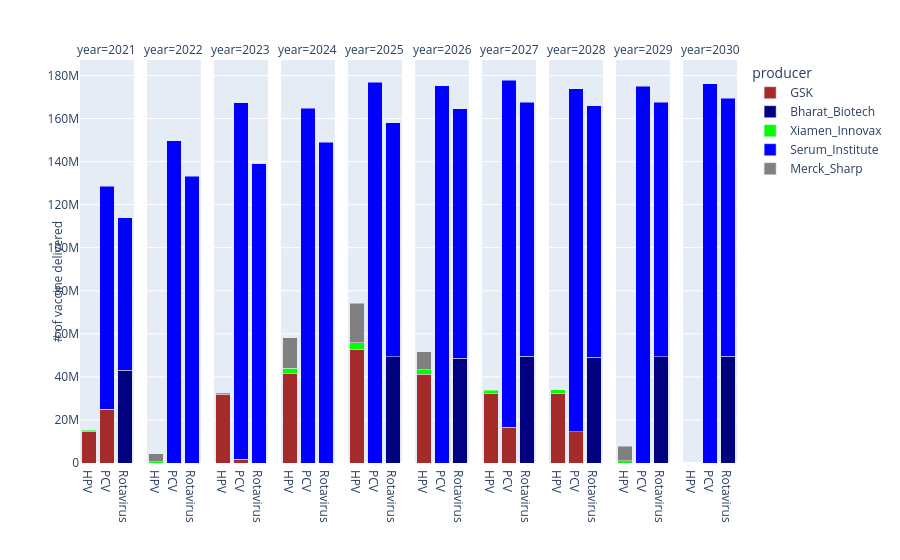

Notebook source saved alongside this figure:
### Code cell
import plotly.express as px
import pandas as pd
import plotly.graph_objects as go

with open('C:/Users/fthcn/Desktop/Vaccine_Tender_Scheduling_Problem/Julia_Files/Github/Results/X_results_'+demand_status+'_'+supply_status+'_'+price_status+'.json') as json_file:
    X_results = json.load(json_file)

print(X_results)

group = ["HPV", "Rotavirus", "PCV"]

output = pd.DataFrame()
for v in group:
    if v in X_results:
        #print(v)
        for p in P_v[v]:
            #print(p)
            for t in T:
                if str(t) in X_results[v][p]:
                    if X_results[v][p][str(t)] >= 1:
                        X_results[v][p][str(t)] = round(X_results[v][p][str(t)])
                        df_dictionary = pd.DataFrame([dict(year=str(2020+t), var=X_results[v][p][str(t)], vaccine=v, producer=p)])
                        output = pd.concat([output, df_dictionary], ignore_index=True)
output.sort_values(['year'],ascending=[True],inplace=True)
fig = px.bar(output, x="vaccine", y="var", facet_col="year", color="producer",
             color_discrete_map=producer_color_map)

fig.for_each_xaxis(lambda x: x.update(title = ''))
fig.for_each_yaxis(lambda y: y.update(title = ''))
# and:
fig.add_annotation(x=-0.05,y=0.45, showarrow=False,
                   text="# of vaccine delivered", textangle=-90,
                    xref="paper", yref="paper")
fig.add_annotation(x=0.5,y=-0.30, showarrow=False,
                   text="Vaccines", textangle=0,
                    xref="paper", yref="paper")
fig.update_layout(barmode='stack', xaxis={'categoryorder':'category ascending'})
fig.show()

### Figure 1 — Plotly figure (JSON) as saved in the notebook; plotly's stock layout.template omitted (floating-point values rounded to 4 significant figures)
{"data": [{"alignmentgroup": "True", "hovertemplate": "producer=GSK<br>year=2021<br>vaccine=%{x}<br>var=%{y}<extra></extra>", "legendgroup": "GSK", "marker": {"color": "brown", "pattern": {"shape": ""}}, "name": "GSK", "offsetgroup": "GSK", "orientation": "v", "showlegend": true, "textposition": "auto", "type": "bar", "x": ["HPV", "PCV"], "xaxis": "x", "y": [14600000, 25058044], "yaxis": "y"}, {"alignmentgroup": "True", "hovertemplate": "producer=GSK<br>year=2023<br>vaccine=%{x}<br>var=%{y}<extra></extra>", "legendgroup": "GSK", "marker": {"color": "brown", "pattern": {"shape": ""}}, "name": "GSK", "offsetgroup": "GSK", "orientation": "v", "showlegend": false, "textposition": "auto", "type": "bar", "x": ["PCV", "HPV"], "xaxis": "x3", "y": [1693426, 31880000], "yaxis": "y3"}, {"alignmentgroup": "True", "hovertemplate": "producer=GSK<br>year=2024<br>vaccine=%{x}<br>var=%{y}<extra></extra>", "legendgroup": "GSK", "marker": {"color": "brown", "pattern": {"shape": ""}}, "name": "GSK", "offsetgroup": "GSK", "orientation": "v", "showlegend": false, "textposition": "auto", "type": "bar", "x": ["HPV"], "xaxis": "x4", "y": [41560000], "yaxis": "y4"}, {"alignmentgroup": "True", "hovertemplate": "producer=GSK<br>year=2025<br>vaccine=%{x}<br>var=%{y}<extra></extra>", "legendgroup": "GSK", "marker": {"color": "brown", "pattern": {"shape": ""}}, "name": "GSK", "offsetgroup": "GSK", "orientation": "v", "showlegend": false, "textposition": "auto", "type": "bar", "x": ["HPV"], "xaxis": "x5", "y": [52920000], "yaxis": "y5"}, {"alignmentgroup": "True", "hovertemplate": "producer=GSK<br>year=2026<br>vaccine=%{x}<br>var=%{y}<extra></extra>", "legendgroup": "GSK", "marker": {"color": "brown", "pattern": {"shape": ""}}, "name": "GSK", "offsetgroup": "GSK", "orientation": "v", "showlegend": false, "textposition": "auto", "type": "bar", "x": ["HPV"], "xaxis": "x6", "y": [41262342], "yaxis": "y6"}, {"alignmentgroup": "True", "hovertemplate": "producer=GSK<br>year=2027<br>vaccine=%{x}<br>var=%{y}<extra></extra>", "legendgroup": "GSK", "marker": {"color": "brown", "pattern": {"shape": ""}}, "name": "GSK", "offsetgroup": "GSK", "orientation": "v", "showlegend": false, "textposition": "auto", "type": "bar", "x": ["PCV", "HPV"], "xaxis": "x7", "y": [16663992, 32320000], "yaxis": "y7"}, {"alignmentgroup": "True", "hovertemplate": "producer=GSK<br>year=2028<br>vaccine=%{x}<br>var=%{y}<extra></extra>", "legendgroup": "GSK", "marker": {"color": "brown", "pattern": {"shape": ""}}, "name": "GSK", "offsetgroup": "GSK", "orientation": "v", "showlegend": false, "textposition": "auto", "type": "bar", "x": ["HPV", "PCV"], "xaxis": "x8", "y": [32480000, 14567824], "yaxis": "y8"}, {"alignmentgroup": "True", "hovertemplate": "producer=Bharat_Biotech<br>year=2021<br>vaccine=%{x}<br>var=%{y}<extra></extra>", "legendgroup": "Bharat_Biotech", "marker": {"color": "navy", "pattern": {"shape": ""}}, "name": "Bharat_Biotech", "offsetgroup": "Bharat_Biotech", "orientation": "v", "showlegend": true, "textposition": "auto", "type": "bar", "x": ["Rotavirus"], "xaxis": "x", "y": [43200000], "yaxis": "y"}, {"alignmentgroup": "True", "hovertemplate": "producer=Bharat_Biotech<br>year=2025<br>vaccine=%{x}<br>var=%{y}<extra></extra>", "legendgroup": "Bharat_Biotech", "marker": {"color": "navy", "pattern": {"shape": ""}}, "name": "Bharat_Biotech", "offsetgroup": "Bharat_Biotech", "orientation": "v", "showlegend": false, "textposition": "auto", "type": "bar", "x": ["Rotavirus"], "xaxis": "x5", "y": [49320000], "yaxis": "y5"}, {"alignmentgroup": "True", "hovertemplate": "producer=Bharat_Biotech<br>year=2026<br>vaccine=%{x}<br>var=%{y}<extra></extra>", "legendgroup": "Bharat_Biotech", "marker": {"color": "navy", "pattern": {"shape": ""}}, "name": "Bharat_Biotech", "offsetgroup": "Bharat_Biotech", "orientation": "v", "showlegend": false, "textposition": "auto", "type": "bar", "x": ["Rotavirus"], "xaxis": "x6", "y": [48600000], "yaxis": "y6"}, {"alignmentgroup": "True", "hovertemplate": "producer=Bharat_Biotech<br>year=2027<br>vaccine=%{x}<br>var=%{y}<extra></extra>", "legendgroup": "Bharat_Biotech", "marker": {"color": "navy", "pattern": {"shape": ""}}, "name": "Bharat_Biotech", "offsetgroup": "Bharat_Biotech", "orientation": "v", "showlegend": false, "textposition": "auto", "type": "bar", "x": ["Rotavirus"], "xaxis": "x7", "y": [49560000], "yaxis": "y7"}, {"alignmentgroup": "True", "hovertemplate": "producer=Bharat_Biotech<br>year=2028<br>vaccine=%{x}<br>var=%{y}<extra></extra>", "legendgroup": "Bharat_Biotech", "marker": {"color": "navy", "pattern": {"shape": ""}}, "name": "Bharat_Biotech", "offsetgroup": "Bharat_Biotech", "orientation": "v", "showlegend": false, "textposition": "auto", "type": "bar", "x": ["Rotavirus"], "xaxis": "x8", "y": [49080000], "yaxis": "y8"}, {"alignmentgroup": "True", "hovertemplate": "producer=Bharat_Biotech<br>year=2029<br>vaccine=%{x}<br>var=%{y}<extra></extra>", "legendgroup": "Bharat_Biotech", "marker": {"color": "navy", "pattern": {"shape": ""}}, "name": "Bharat_Biotech", "offsetgroup": "Bharat_Biotech", "orientation": "v", "showlegend": false, "textposition": "auto", "type": "bar", "x": ["Rotavirus"], "xaxis": "x9", "y": [49440000], "yaxis": "y9"}, {"alignmentgroup": "True", "hovertemplate": "producer=Bharat_Biotech<br>year=2030<br>vaccine=%{x}<br>var=%{y}<extra></extra>", "legendgroup": "Bharat_Biotech", "marker": {"color": "navy", "pattern": {"shape": ""}}, "name": "Bharat_Biotech", "offsetgroup": "Bharat_Biotech", "orientation": "v", "showlegend": false, "textposition": "auto", "type": "bar", "x": ["Rotavirus"], "xaxis": "x10", "y": [49560000], "yaxis": "y10"}, {"alignmentgroup": "True", "hovertemplate": "producer=Xiamen_Innovax<br>year=2021<br>vaccine=%{x}<br>var=%{y}<extra></extra>", "legendgroup": "Xiamen_Innovax", "marker": {"color": "lime", "pattern": {"shape": ""}}, "name": "Xiamen_Innovax", "offsetgroup": "Xiamen_Innovax", "orientation": "v", "showlegend": true, "textposition": "auto", "type": "bar", "x": ["HPV"], "xaxis": "x", "y": [600000], "yaxis": "y"}, {"alignmentgroup": "True", "hovertemplate": "producer=Xiamen_Innovax<br>year=2022<br>vaccine=%{x}<br>var=%{y}<extra></extra>", "legendgroup": "Xiamen_Innovax", "marker": {"color": "lime", "pattern": {"shape": ""}}, "name": "Xiamen_Innovax", "offsetgroup": "Xiamen_Innovax", "orientation": "v", "showlegend": false, "textposition": "auto", "type": "bar", "x": ["HPV"], "xaxis": "x2", "y": [600000], "yaxis": "y2"}, {"alignmentgroup": "True", "hovertemplate": "producer=Xiamen_Innovax<br>year=2023<br>vaccine=%{x}<br>var=%{y}<extra></extra>", "legendgroup": "Xiamen_Innovax", "marker": {"color": "lime", "pattern": {"shape": ""}}, "name": "Xiamen_Innovax", "offsetgroup": "Xiamen_Innovax", "orientation": "v", "showlegend": false, "textposition": "auto", "type": "bar", "x": ["HPV"], "xaxis": "x3", "y": [840000], "yaxis": "y3"}, {"alignmentgroup": "True", "hovertemplate": "producer=Xiamen_Innovax<br>year=2024<br>vaccine=%{x}<br>var=%{y}<extra></extra>", "legendgroup": "Xiamen_Innovax", "marker": {"color": "lime", "pattern": {"shape": ""}}, "name": "Xiamen_Innovax", "offsetgroup": "Xiamen_Innovax", "orientation": "v", "showlegend": false, "textposition": "auto", "type": "bar", "x": ["HPV"], "xaxis": "x4", "y": [2400000], "yaxis": "y4"}, {"alignmentgroup": "True", "hovertemplate": "producer=Xiamen_Innovax<br>year=2025<br>vaccine=%{x}<br>var=%{y}<extra></extra>", "legendgroup": "Xiamen_Innovax", "marker": {"color": "lime", "pattern": {"shape": ""}}, "name": "Xiamen_Innovax", "offsetgroup": "Xiamen_Innovax", "orientation": "v", "showlegend": false, "textposition": "auto", "type": "bar", "x": ["HPV"], "xaxis": "x5", "y": [3000000], "yaxis": "y5"}, {"alignmentgroup": "True", "hovertemplate": "producer=Xiamen_Innovax<br>year=2026<br>vaccine=%{x}<br>var=%{y}<extra></extra>", "legendgroup": "Xiamen_Innovax", "marker": {"color": "lime", "pattern": {"shape": ""}}, "name": "Xiamen_Innovax", "offsetgroup": "Xiamen_Innovax", "orientation": "v", "showlegend": false, "textposition": "auto", "type": "bar", "x": ["HPV"], "xaxis": "x6", "y": [2160000], "yaxis": "y6"}, {"alignmentgroup": "True", "hovertemplate": "producer=Xiamen_Innovax<br>year=2027<br>vaccine=%{x}<br>var=%{y}<extra></extra>", "legendgroup": "Xiamen_Innovax", "marker": {"color": "lime", "pattern": {"shape": ""}}, "name": "Xiamen_Innovax", "offsetgroup": "Xiamen_Innovax", "orientation": "v", "showlegend": false, "textposition": "auto", "type": "bar", "x": ["HPV"], "xaxis": "x7", "y": [1440000], "yaxis": "y7"}, {"alignmentgroup": "True", "hovertemplate": "producer=Xiamen_Innovax<br>year=2028<br>vaccine=%{x}<br>var=%{y}<extra></extra>", "legendgroup": "Xiamen_Innovax", "marker": {"color": "lime", "pattern": {"shape": ""}}, "name": "Xiamen_Innovax", "offsetgroup": "Xiamen_Innovax", "orientation": "v", "showlegend": false, "textposition": "auto", "type": "bar", "x": ["HPV"], "xaxis": "x8", "y": [1440000], "yaxis": "y8"}, {"alignmentgroup": "True", "hovertemplate": "producer=Xiamen_Innovax<br>year=2029<br>vaccine=%{x}<br>var=%{y}<extra></extra>", "legendgroup": "Xiamen_Innovax", "marker": {"color": "lime", "pattern": {"shape": ""}}, "name": "Xiamen_Innovax", "offsetgroup": "Xiamen_Innovax", "orientation": "v", "showlegend": false, "textposition": "auto", "type": "bar", "x": ["HPV"], "xaxis": "x9", "y": [1080000], "yaxis": "y9"}, {"alignmentgroup": "True", "hovertemplate": "producer=Serum_Institute<br>year=2021<br>vaccine=%{x}<br>var=%{y}<extra></extra>", "legendgroup": "Serum_Institute", "marker": {"color": "blue", "pattern": {"shape": ""}}, "name": "Serum_Institute", "offsetgroup": "Serum_Institute", "orientation": "v", "showlegend": true, "textposition": "auto", "type": "bar", "x": ["PCV", "Rotavirus"], "xaxis": "x", "y": [103581956, 70800000], "yaxis": "y"}, {"alignmentgroup": "True", "hovertemplate": "producer=Serum_Institute<br>year=2022<br>vaccine=%{x}<br>var=%{y}<extra></extra>", "legendgroup": "Serum_Institute", "marker": {"color": "blue", "pattern": {"shape": ""}}, "name": "Serum_Institute", "offsetgroup": "Serum_Institute", "orientation": "v", "showlegend": false, "textposition": "auto", "type": "bar", "x": ["Rotavirus", "PCV"], "xaxis": "x2", "y": [133120000, 149600000], "yaxis": "y2"}, {"alignmentgroup": "True", "hovertemplate": "producer=Serum_Institute<br>year=2023<br>vaccine=%{x}<br>var=%{y}<extra></extra>", "legendgroup": "Serum_Institute", "marker": {"color": "blue", "pattern": {"shape": ""}}, "name": "Serum_Institute", "offsetgroup": "Serum_Institute", "orientation": "v", "showlegend": false, "textposition": "auto", "type": "bar", "x": ["PCV", "Rotavirus"], "xaxis": "x3", "y": [165666574, 139040000], "yaxis": "y3"}, {"alignmentgroup": "True", "hovertemplate": "producer=Serum_Institute<br>year=2024<br>vaccine=%{x}<br>var=%{y}<extra></extra>", "legendgroup": "Serum_Institute", "marker": {"color": "blue", "pattern": {"shape": ""}}, "name": "Serum_Institute", "offsetgroup": "Serum_Institute", "orientation": "v", "showlegend": false, "textposition": "auto", "type": "bar", "x": ["PCV", "Rotavirus"], "xaxis": "x4", "y": [164720000, 149040000], "yaxis": "y4"}, {"alignmentgroup": "True", "hovertemplate": "producer=Serum_Institute<br>year=2025<br>vaccine=%{x}<br>var=%{y}<extra></extra>", "legendgroup": "Serum_Institute", "marker": {"color": "blue", "pattern": {"shape": ""}}, "name": "Serum_Institute", "offsetgroup": "Serum_Institute", "orientation": "v", "showlegend": false, "textposition": "auto", "type": "bar", "x": ["PCV", "Rotavirus"], "xaxis": "x5", "y": [176800000, 108840000], "yaxis": "y5"}, {"alignmentgroup": "True", "hovertemplate": "producer=Serum_Institute<br>year=2026<br>vaccine=%{x}<br>var=%{y}<extra></extra>", "legendgroup": "Serum_Institute", "marker": {"color": "blue", "pattern": {"shape": ""}}, "name": "Serum_Institute", "offsetgroup": "Serum_Institute", "orientation": "v", "showlegend": false, "textposition": "auto", "type": "bar", "x": ["PCV", "Rotavirus"], "xaxis": "x6", "y": [175280000, 115960000], "yaxis": "y6"}, {"alignmentgroup": "True", "hovertemplate": "producer=Serum_Institute<br>year=2027<br>vaccine=%{x}<br>var=%{y}<extra></extra>", "legendgroup": "Serum_Institute", "marker": {"color": "blue", "pattern": {"shape": ""}}, "name": "Serum_Institute", "offsetgroup": "Serum_Institute", "orientation": "v", "showlegend": false, "textposition": "auto", "type": "bar", "x": ["Rotavirus", "PCV"], "xaxis": "x7", "y": [118120000, 161176008], "yaxis": "y7"}, {"alignmentgroup": "True", "hovertemplate": "producer=Serum_Institute<br>year=2028<br>vaccine=%{x}<br>var=%{y}<extra></extra>", "legendgroup": "Serum_Institute", "marker": {"color": "blue", "pattern": {"shape": ""}}, "name": "Serum_Institute", "offsetgroup": "Serum_Institute", "orientation": "v", "showlegend": false, "textposition": "auto", "type": "bar", "x": ["PCV", "Rotavirus"], "xaxis": "x8", "y": [159272176, 116840000], "yaxis": "y8"}, {"alignmentgroup": "True", "hovertemplate": "producer=Serum_Institute<br>year=2029<br>vaccine=%{x}<br>var=%{y}<extra></extra>", "legendgroup": "Serum_Institute", "marker": {"color": "blue", "pattern": {"shape": ""}}, "name": "Serum_Institute", "offsetgroup": "Serum_Institute", "orientation": "v", "showlegend": false, "textposition": "auto", "type": "bar", "x": ["PCV", "Rotavirus"], "xaxis": "x9", "y": [175040000, 118240000], "yaxis": "y9"}, {"alignmentgroup": "True", "hovertemplate": "producer=Serum_Institute<br>year=2030<br>vaccine=%{x}<br>var=%{y}<extra></extra>", "legendgroup": "Serum_Institute", "marker": {"color": "blue", "pattern": {"shape": ""}}, "name": "Serum_Institute", "offsetgroup": "Serum_Institute", "orientation": "v", "showlegend": false, "textposition": "auto", "type": "bar", "x": ["Rotavirus", "PCV"], "xaxis": "x10", "y": [119880000, 176160000], "yaxis": "y10"}, {"alignmentgroup": "True", "hovertemplate": "producer=Merck_Sharp<br>year=2022<br>vaccine=%{x}<br>var=%{y}<extra></extra>", "legendgroup": "Merck_Sharp", "marker": {"color": "gray", "pattern": {"shape": ""}}, "name": "Merck_Sharp", "offsetgroup": "Merck_Sharp", "orientation": "v", "showlegend": true, "textposition": "auto", "type": "bar", "x": ["HPV"], "xaxis": "x2", "y": [3720000], "yaxis": "y2"}, {"alignmentgroup": "True", "hovertemplate": "producer=Merck_Sharp<br>year=2024<br>vaccine=%{x}<br>var=%{y}<extra></extra>", "legendgroup": "Merck_Sharp", "marker": {"color": "gray", "pattern": {"shape": ""}}, "name": "Merck_Sharp", "offsetgroup": "Merck_Sharp", "orientation": "v", "showlegend": false, "textposition": "auto", "type": "bar", "x": ["HPV"], "xaxis": "x4", "y": [14280000], "yaxis": "y4"}, {"alignmentgroup": "True", "hovertemplate": "producer=Merck_Sharp<br>year=2025<br>vaccine=%{x}<br>var=%{y}<extra></extra>", "legendgroup": "Merck_Sharp", "marker": {"color": "gray", "pattern": {"shape": ""}}, "name": "Merck_Sharp", "offsetgroup": "Merck_Sharp", "orientation": "v", "showlegend": false, "textposition": "auto", "type": "bar", "x": ["HPV"], "xaxis": "x5", "y": [18240000], "yaxis": "y5"}, {"alignmentgroup": "True", "hovertemplate": "producer=Merck_Sharp<br>year=2026<br>vaccine=%{x}<br>var=%{y}<extra></extra>", "legendgroup": "Merck_Sharp", "marker": {"color": "gray", "pattern": {"shape": ""}}, "name": "Merck_Sharp", "offsetgroup": "Merck_Sharp", "orientation": "v", "showlegend": false, "textposition": "auto", "type": "bar", "x": ["HPV"], "xaxis": "x6", "y": [8337658], "yaxis": "y6"}, {"alignmentgroup": "True", "hovertemplate": "producer=Merck_Sharp<br>year=2029<br>vaccine=%{x}<br>var=%{y}<extra></extra>", "legendgroup": "Merck_Sharp", "marker": {"color": "gray", "pattern": {"shape": ""}}, "name": "Merck_Sharp", "offsetgroup": "Merck_Sharp", "orientation": "v", "showlegend": false, "textposition": "auto", "type": "bar", "x": ["HPV"], "xaxis": "x9", "y": [6600000], "yaxis": "y9"}], "layout": {"annotations": [{"showarrow": false, "text": "year=2021", "x": 0.041, "xanchor": "center", "xref": "paper", "y": 1, "yanchor": "bottom", "yref": "paper"}, {"showarrow": false, "text": "year=2022", "x": 0.143, "xanchor": "center", "xref": "paper", "y": 1, "yanchor": "bottom", "yref": "paper"}, {"showarrow": false, "text": "year=2023", "x": 0.245, "xanchor": "center", "xref": "paper", "y": 1, "yanchor": "bottom", "yref": "paper"}, {"showarrow": false, "text": "year=2024", "x": 0.347, "xanchor": "center", "xref": "paper", "y": 1, "yanchor": "bottom", "yref": "paper"}, {"showarrow": false, "text": "year=2025", "x": 0.449, "xanchor": "center", "xref": "paper", "y": 1, "yanchor": "bottom", "yref": "paper"}, {"showarrow": false, "text": "year=2026", "x": 0.551, "xanchor": "center", "xref": "paper", "y": 1, "yanchor": "bottom", "yref": "paper"}, {"showarrow": false, "text": "year=2027", "x": 0.653, "xanchor": "center", "xref": "paper", "y": 1, "yanchor": "bottom", "yref": "paper"}, {"showarrow": false, "text": "year=2028", "x": 0.755, "xanchor": "center", "xref": "paper", "y": 1, "yanchor": "bottom", "yref": "paper"}, {"showarrow": false, "text": "year=2029", "x": 0.857, "xanchor": "center", "xref": "paper", "y": 1, "yanchor": "bottom", "yref": "paper"}, {"showarrow": false, "text": "year=2030", "x": 0.959, "xanchor": "center", "xref": "paper", "y": 1, "yanchor": "bottom", "yref": "paper"}, {"showarrow": false, "text": "# of vaccine delivered", "textangle": -90, "x": -0.05, "xref": "paper", "y": 0.45, "yref": "paper"}, {"showarrow": false, "text": "Vaccines", "textangle": 0, "x": 0.5, "xref": "paper", "y": -0.3, "yref": "paper"}], "barmode": "stack", "legend": {"title": {"text": "producer"}, "tracegroupgap": 0}, "margin": {"t": 60}, "xaxis": {"anchor": "y", "categoryorder": "category ascending", "domain": [0, 0.082], "title": {"text": ""}}, "xaxis10": {"anchor": "y10", "domain": [0.918, 1], "matches": "x", "title": {"text": ""}}, "xaxis2": {"anchor": "y2", "domain": [0.102, 0.184], "matches": "x", "title": {"text": ""}}, "xaxis3": {"anchor": "y3", "domain": [0.204, 0.286], "matches": "x", "title": {"text": ""}}, "xaxis4": {"anchor": "y4", "domain": [0.306, 0.388], "matches": "x", "title": {"text": ""}}, "xaxis5": {"anchor": "y5", "domain": [0.408, 0.49], "matches": "x", "title": {"text": ""}}, "xaxis6": {"anchor": "y6", "domain": [0.51, 0.592], "matches": "x", "title": {"text": ""}}, "xaxis7": {"anchor": "y7", "domain": [0.612, 0.694], "matches": "x", "title": {"text": ""}}, "xaxis8": {"anchor": "y8", "domain": [0.714, 0.796], "matches": "x", "title": {"text": ""}}, "xaxis9": {"anchor": "y9", "domain": [0.816, 0.898], "matches": "x", "title": {"text": ""}}, "yaxis": {"anchor": "x", "domain": [0, 1], "title": {"text": ""}}, "yaxis10": {"anchor": "x10", "domain": [0, 1], "matches": "y", "showticklabels": false, "title": {"text": ""}}, "yaxis2": {"anchor": "x2", "domain": [0, 1], "matches": "y", "showticklabels": false, "title": {"text": ""}}, "yaxis3": {"anchor": "x3", "domain": [0, 1], "matches": "y", "showticklabels": false, "title": {"text": ""}}, "yaxis4": {"anchor": "x4", "domain": [0, 1], "matches": "y", "showticklabels": false, "title": {"text": ""}}, "yaxis5": {"anchor": "x5", "domain": [0, 1], "matches": "y", "showticklabels": false, "title": {"text": ""}}, "yaxis6": {"anchor": "x6", "domain": [0, 1], "matches": "y", "showticklabels": false, "title": {"text": ""}}, "yaxis7": {"anchor": "x7", "domain": [0, 1], "matches": "y", "showticklabels": false, "title": {"text": ""}}, "yaxis8": {"anchor": "x8", "domain": [0, 1], "matches": "y", "showticklabels": false, "title": {"text": ""}}, "yaxis9": {"anchor": "x9", "domain": [0, 1], "matches": "y", "showticklabels": false, "title": {"text": ""}}}}
